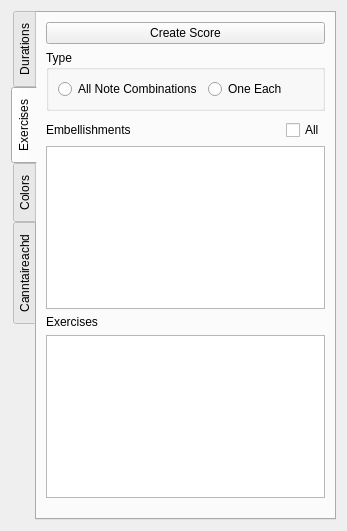
<?xml version="1.0" encoding="UTF-8"?>
<ui version="4.0">
 <class>BagpipeAssistantBase</class>
 <widget class="QWidget" name="BagpipeAssistantBase">
  <property name="geometry">
   <rect>
    <x>0</x>
    <y>0</y>
    <width>347</width>
    <height>531</height>
   </rect>
  </property>
  <property name="sizePolicy">
   <sizepolicy hsizetype="Minimum" vsizetype="Minimum">
    <horstretch>0</horstretch>
    <verstretch>0</verstretch>
   </sizepolicy>
  </property>
  <property name="minimumSize">
   <size>
    <width>255</width>
    <height>205</height>
   </size>
  </property>
  <property name="baseSize">
   <size>
    <width>0</width>
    <height>0</height>
   </size>
  </property>
  <property name="focusPolicy">
   <enum>Qt::TabFocus</enum>
  </property>
  <property name="windowTitle">
   <string>Bagpipe Assistant</string>
  </property>
  <property name="windowOpacity">
   <double>1.000000000000000</double>
  </property>
  <property name="styleSheet">
   <string notr="true">#BagpipePanel {
background-color: transparent
}
#panelToolBox {
background-color: transparent
}
#graceNoteDurationsPage {
background-color: rgba(0,0,0,0)
}</string>
  </property>
  <layout class="QVBoxLayout" name="verticalLayout">
   <item>
    <widget class="QTabWidget" name="tabWidget">
     <property name="toolTip">
      <string>Modifies all embellishment note durations to defined lengths so similar embellishments sound the same and do not vary based on their parent note's duration.</string>
     </property>
     <property name="tabPosition">
      <enum>QTabWidget::West</enum>
     </property>
     <property name="currentIndex">
      <number>1</number>
     </property>
     <widget class="QWidget" name="durationsTab">
      <attribute name="title">
       <string>Durations</string>
      </attribute>
      <layout class="QVBoxLayout" name="verticalLayout_2">
       <property name="bottomMargin">
        <number>0</number>
       </property>
       <item>
        <widget class="QPushButton" name="modifyDurationsPushButton">
         <property name="text">
          <string>Modify Durations</string>
         </property>
        </widget>
       </item>
       <item>
        <widget class="QGroupBox" name="durationsGroupBox">
         <property name="minimumSize">
          <size>
           <width>0</width>
           <height>0</height>
          </size>
         </property>
         <property name="title">
          <string>Durations</string>
         </property>
         <layout class="QFormLayout" name="formLayout">
          <item row="0" column="1">
           <widget class="QSpinBox" name="baseDurationSpinBox">
            <property name="suffix">
             <string> ms</string>
            </property>
            <property name="minimum">
             <number>1</number>
            </property>
            <property name="maximum">
             <number>500</number>
            </property>
            <property name="value">
             <number>50</number>
            </property>
           </widget>
          </item>
          <item row="0" column="0">
           <widget class="QLabel" name="baseDurationLabel">
            <property name="text">
             <string>Base Duration</string>
            </property>
           </widget>
          </item>
         </layout>
        </widget>
       </item>
       <item>
        <widget class="QGroupBox" name="tunePropertiesGroupBox">
         <property name="title">
          <string>Tune Properties</string>
         </property>
         <layout class="QFormLayout" name="formLayout_2">
          <item row="0" column="0">
           <widget class="QLabel" name="tuneTypeLabel">
            <property name="text">
             <string>Tune Type</string>
            </property>
           </widget>
          </item>
          <item row="0" column="1">
           <widget class="QComboBox" name="tuneTypeComboBox"/>
          </item>
          <item row="1" column="0">
           <widget class="QLabel" name="goalTempoLabel">
            <property name="text">
             <string>Goal Tempo</string>
            </property>
           </widget>
          </item>
          <item row="1" column="1">
           <widget class="QSpinBox" name="goalTempoSpinBox">
            <property name="suffix">
             <string> bpm</string>
            </property>
            <property name="minimum">
             <number>10</number>
            </property>
            <property name="maximum">
             <number>200</number>
            </property>
            <property name="singleStep">
             <number>4</number>
            </property>
            <property name="value">
             <number>80</number>
            </property>
           </widget>
          </item>
          <item row="2" column="0">
           <widget class="QLabel" name="practiceTempoLabel">
            <property name="text">
             <string>Practice Tempo</string>
            </property>
           </widget>
          </item>
          <item row="2" column="1">
           <widget class="QSpinBox" name="practiceTempoSpinBox">
            <property name="suffix">
             <string>%</string>
            </property>
            <property name="minimum">
             <number>10</number>
            </property>
            <property name="maximum">
             <number>200</number>
            </property>
            <property name="singleStep">
             <number>5</number>
            </property>
            <property name="value">
             <number>100</number>
            </property>
           </widget>
          </item>
          <item row="5" column="1">
           <widget class="QSpinBox" name="stretchEmbellishmentsSpinBox">
            <property name="toolTip">
             <string>Additional duration applied to each embellishment note.</string>
            </property>
            <property name="suffix">
             <string>%</string>
            </property>
            <property name="maximum">
             <number>100</number>
            </property>
            <property name="singleStep">
             <number>5</number>
            </property>
           </widget>
          </item>
          <item row="5" column="0">
           <widget class="QLabel" name="stretchEmbellishmentsLabel">
            <property name="text">
             <string>Stretch Embellishments</string>
            </property>
           </widget>
          </item>
          <item row="4" column="0" colspan="2">
           <widget class="QCheckBox" name="dontStretchCutsCheckBox">
            <property name="toolTip">
             <string>If checked, and practice tempo is less than 100%, cut note durations will be set based on goal tempo, and corresponding dotted notes will be lengthened accordingly.</string>
            </property>
            <property name="text">
             <string>Don't Stretch Cut Notes</string>
            </property>
            <property name="checked">
             <bool>true</bool>
            </property>
           </widget>
          </item>
         </layout>
        </widget>
       </item>
       <item>
        <widget class="QGroupBox" name="embellishmentPositionGroupBox">
         <property name="title">
          <string>Embellishment Position</string>
         </property>
         <layout class="QVBoxLayout" name="verticalLayout_3">
          <item>
           <widget class="QRadioButton" name="beforeNoteStartRadioButton">
            <property name="text">
             <string>Before Start of Note</string>
            </property>
           </widget>
          </item>
          <item>
           <widget class="QRadioButton" name="variesNoteStartRadioButton">
            <property name="text">
             <string>Varies (Defined by embellishment)</string>
            </property>
            <property name="checked">
             <bool>true</bool>
            </property>
           </widget>
          </item>
          <item>
           <widget class="QRadioButton" name="afterNoteStartRadioButton">
            <property name="text">
             <string>After Start of Note</string>
            </property>
           </widget>
          </item>
         </layout>
        </widget>
       </item>
       <item>
        <widget class="QGroupBox" name="beatStressPatternGroupBox">
         <property name="title">
          <string>Beat Stress Pattern</string>
         </property>
         <property name="checkable">
          <bool>true</bool>
         </property>
         <layout class="QVBoxLayout" name="verticalLayout_4">
          <item>
           <widget class="QComboBox" name="beatStress1ComboBox">
            <property name="frame">
             <bool>true</bool>
            </property>
           </widget>
          </item>
          <item>
           <widget class="QComboBox" name="beatStress2ComboBox"/>
          </item>
          <item>
           <widget class="QComboBox" name="beatStress3ComboBox"/>
          </item>
          <item>
           <widget class="QComboBox" name="beatStress4ComboBox"/>
          </item>
         </layout>
        </widget>
       </item>
       <item>
        <spacer name="verticalSpacer">
         <property name="orientation">
          <enum>Qt::Vertical</enum>
         </property>
         <property name="sizeHint" stdset="0">
          <size>
           <width>20</width>
           <height>40</height>
          </size>
         </property>
        </spacer>
       </item>
      </layout>
     </widget>
     <widget class="QWidget" name="exercisesTab">
      <attribute name="title">
       <string>Exercises</string>
      </attribute>
      <layout class="QVBoxLayout" name="verticalLayout_5">
       <item>
        <widget class="QPushButton" name="createScoreButton">
         <property name="text">
          <string>Create Score</string>
         </property>
        </widget>
       </item>
       <item>
        <widget class="QGroupBox" name="typeGroupBox">
         <property name="title">
          <string>Type</string>
         </property>
         <layout class="QHBoxLayout" name="horizontalLayout">
          <item>
           <widget class="QRadioButton" name="allCombosRadioButton">
            <property name="text">
             <string>All Note Combinations</string>
            </property>
           </widget>
          </item>
          <item>
           <widget class="QRadioButton" name="oneEachRadioButton">
            <property name="text">
             <string>One Each</string>
            </property>
           </widget>
          </item>
         </layout>
        </widget>
       </item>
       <item>
        <widget class="QWidget" name="embellishmentsLabelContainer" native="true">
         <property name="minimumSize">
          <size>
           <width>0</width>
           <height>0</height>
          </size>
         </property>
         <layout class="QHBoxLayout" name="horizontalLayout_2">
          <property name="leftMargin">
           <number>0</number>
          </property>
          <property name="topMargin">
           <number>3</number>
          </property>
          <property name="rightMargin">
           <number>0</number>
          </property>
          <property name="bottomMargin">
           <number>0</number>
          </property>
          <item>
           <widget class="QLabel" name="embellishmentsLabel">
            <property name="text">
             <string>Embellishments</string>
            </property>
           </widget>
          </item>
          <item>
           <spacer name="horizontalSpacer">
            <property name="orientation">
             <enum>Qt::Horizontal</enum>
            </property>
            <property name="sizeHint" stdset="0">
             <size>
              <width>40</width>
              <height>20</height>
             </size>
            </property>
           </spacer>
          </item>
          <item>
           <widget class="QCheckBox" name="expandCollapseAllCheckBox">
            <property name="text">
             <string>All</string>
            </property>
           </widget>
          </item>
         </layout>
        </widget>
       </item>
       <item>
        <widget class="QTreeView" name="embellishmentsView"/>
       </item>
       <item>
        <widget class="QLabel" name="exercisesLabel">
         <property name="text">
          <string>Exercises</string>
         </property>
         <property name="margin">
          <number>0</number>
         </property>
        </widget>
       </item>
       <item>
        <widget class="QListView" name="exercisesListView"/>
       </item>
       <item>
        <spacer name="verticalSpacer_2">
         <property name="orientation">
          <enum>Qt::Vertical</enum>
         </property>
         <property name="sizeHint" stdset="0">
          <size>
           <width>20</width>
           <height>40</height>
          </size>
         </property>
        </spacer>
       </item>
      </layout>
     </widget>
     <widget class="QWidget" name="colorsTab">
      <attribute name="title">
       <string>Colors</string>
      </attribute>
     </widget>
     <widget class="QWidget" name="canntaireachdTab">
      <attribute name="title">
       <string>Canntaireachd</string>
      </attribute>
     </widget>
    </widget>
   </item>
  </layout>
 </widget>
 <tabstops>
  <tabstop>modifyDurationsPushButton</tabstop>
  <tabstop>tuneTypeComboBox</tabstop>
  <tabstop>goalTempoSpinBox</tabstop>
  <tabstop>practiceTempoSpinBox</tabstop>
  <tabstop>dontStretchCutsCheckBox</tabstop>
  <tabstop>stretchEmbellishmentsSpinBox</tabstop>
  <tabstop>afterNoteStartRadioButton</tabstop>
  <tabstop>beatStressPatternGroupBox</tabstop>
  <tabstop>beatStress1ComboBox</tabstop>
  <tabstop>beatStress2ComboBox</tabstop>
  <tabstop>beatStress3ComboBox</tabstop>
  <tabstop>beatStress4ComboBox</tabstop>
 </tabstops>
 <resources/>
 <connections/>
</ui>
